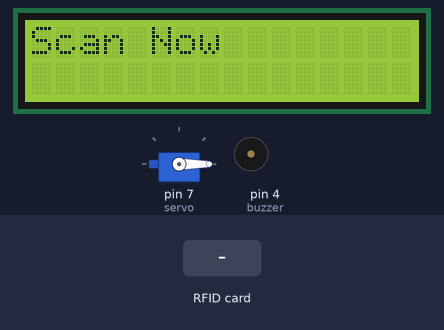
Bench run of a sketch on a simulated Arduino Uno, built with avr-gcc and run on an emulated ATmega328P. Shown: servo, 16×2 character LCD, buzzer (waves = sounding). The test bench sets the inputs (shaded band). What the sketch prints to the serial monitor is not drawn.

Above: at 1.4 s.
1.5 s: RFID card 13 A5 5D 1A held to the reader
At 2.22 s:
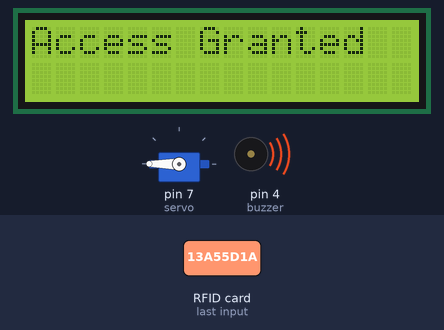
At 3.3 s:
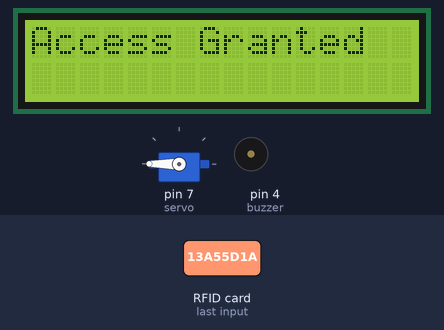
3.8 s: RFID card 5E 7A 19 C4 held to the reader
At 5.7 s:
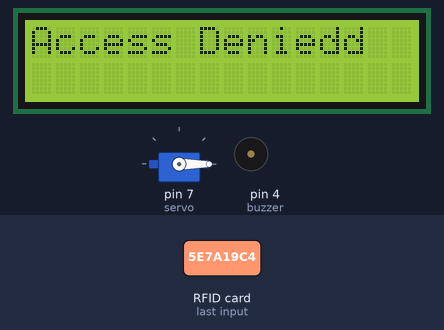
Timing chart, 0 to 7.2 s (numbered marks = the images above; inputs shaded):
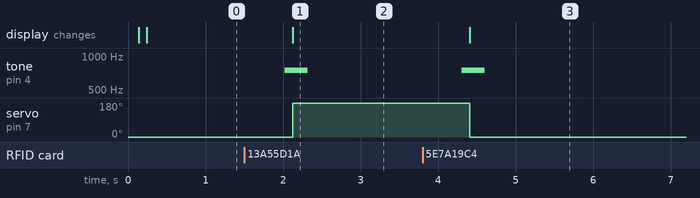

The sketch:

DoorLock.ino
```cpp
#include <Servo.h> //Include the servo library.
#include <SPI.h> //Include the SPI library.
#include <MFRC522.h> //Include the RFID scanner library.
#include <LiquidCrystal.h> //Include the LCD display library.

#define SS_PIN 10
#define RST_PIN 9

Servo servo;
MFRC522 mfrc522(SS_PIN, RST_PIN);   // Create an MFRC522 instance.
LiquidCrystal lcd (A0, A1, A2, A3, A4, A5); // Identify the pins the LCD display is using.

const int ledPin1 = 2; // Constant variables showing the pins the LED's and buzzer are connected to.
const int ledPin2 = 3;
const int buzzer = 4;

bool locked = false; // Declare that the boolean variable locked is false meaning the door is unlocked.

void setup() {
  pinMode(ledPin1, INPUT); // Declare the green LED as an input.
  pinMode(ledPin2, INPUT); // Declare the red LED as an input.
  pinMode(buzzer, OUTPUT); // Declare the buzzer as an output.
  servo.attach(7); // Attatch the servo to pin 7.
  servo.write(0); // Move the servo to the 0 degree position.
  delay(25);
  lcd.begin(16, 2); // Turn on the LCD display as a 16x2 display.

  Serial.begin(9600);   // Initiate a serial communication between the Arduino and computer.
  SPI.begin();      // Initiate  SPI bus for the RFID scanner.
  mfrc522.PCD_Init();   // Initiate MFRC522 RFID scanner.
  Serial.println("Scan Now"); // Print scan now to the serial monitor.
  Serial.println();
  bool locked = true; // Set locked to True meaning the door is locked.
  lcd.setCursor(0, 0); // Set the LCD cursor to the 0, 0 position.
  delay(100);
  lcd.print("Scan Now"); // Print Scan Now to the LCD.
}

void loop() {
  // Detect a new RFID chip being scanned.
  if ( ! mfrc522.PICC_IsNewCardPresent()) {
    return;
  }
  // Select the RFID chip scanned.
  if ( ! mfrc522.PICC_ReadCardSerial()) {
    return;
  }

  //Print the UID number on the serial monitor.
  Serial.print("UID tag number :");
  String content = "";
  byte letter; // Find the UID number from the RFID chip and convert each character into one string.
  for (byte i = 0; i < mfrc522.uid.size; i++) {
    Serial.print(mfrc522.uid.uidByte[i] < 0x10 ? " 0" : " ");
    Serial.print(mfrc522.uid.uidByte[i], HEX);
    content.concat(String(mfrc522.uid.uidByte[i] < 0x10 ? " 0" : " "));
    content.concat(String(mfrc522.uid.uidByte[i], HEX));
  }

  Serial.println();
  Serial.print("Message : "); // Print Message: to the serial monitor.
  content.toUpperCase();
  if (content.substring(1) == "13 A5 5D 1A") { // If the RFID UID number matches the one stored here execute the code below.
    Serial.println("Access Granted"); // Print Access Granted to the serial monitor.
    Serial.println();
    locked = false; // Set locked to false.
    delay(500);
  }

  else { // If the UID number doesn't match the one stored execute the code below.
    Serial.println(" Access Denied"); // Print Access Denied to the serial monitor.
    locked = true; // Set locked to true.
    delay(500);
  }

  if (locked == true) { // If the locked variable is equal to true execute the code below.
    tone(buzzer, 750, 300); // Beep the buzzer.
    digitalWrite(ledPin1, LOW); // Turn off the green led.
    digitalWrite(ledPin2, HIGH); // Turn on the red LED.
    lcd.setCursor(0, 0); // Set the LCD cursor to 0, 0.
    delay(100);

    lcd.print("Access Denied"); // Print Access Denied to the LCD display.
    servo.write(0); // Move the servo to the 0 degree position.
    delay(200);
  }

  if (locked == false) { // If the locked variable is equal to false execute the code below.
    tone(buzzer, 750, 300); // Beep the buzzer.
    digitalWrite(ledPin2, LOW); // Turn off the red LED.
    digitalWrite(ledPin1, HIGH); // Turn on the green LED.
    lcd.setCursor(0, 0); // Set the LCD cursor to 0, 0.
    delay(100);

    lcd.print("Access Granted"); // Print Access Granted to the LCD display.
    servo.write(330); // Move the servo to the 330 degree position.
    delay(200);
  }
}
```

Measured:
- after the input at 1.5 s, tone on pin 4 (buzzer): silent → 750 Hz after 0.52 s, → silent 0.30 s later; servo on pin 7 (servo): 0° → 180° after 0.62 s; the display: changes after 0.62 s (image 1)
- after the input at 3.8 s, tone on pin 4 (buzzer): silent → 750 Hz after 0.51 s, → silent 0.30 s later; servo on pin 7 (servo): 180° → 0° after 0.61 s; the display: changes after 0.61 s (image 3)
